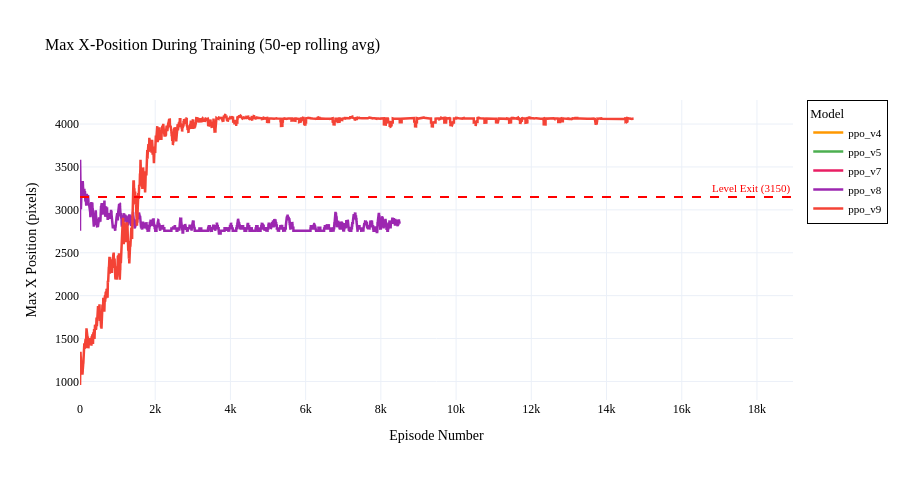

This figure's notebook cell:
### Markdown cell above
---
## 5. Distance Progression During Training

Reward is noisy and model-dependent (different reward shaping across versions). Max x-position is a cleaner metric — it directly measures how far Mario got in the level. The 3150px threshold is the level exit.

### Code cell
if not episodes_df.empty:
    # Focus on models that show interesting distance progression
    DISTANCE_MODELS = [m for m in ['ppo_v4', 'ppo_v5', 'ppo_v7', 'ppo_v8', 'ppo_v9']
                       if m in episodes_df['model'].unique()]

    fig = go.Figure()

    # Completion threshold
    fig.add_hline(
        y=COMPLETION_THRESHOLD,
        line_dash='dash',
        line_color='red',
        annotation_text='Level Exit (3150)',
        annotation_position='top right',
        annotation_font=dict(color='red', size=11),
    )

    for model in DISTANCE_MODELS:
        df_m = (episodes_df[episodes_df['model'] == model]
                .sort_values('episode_number')
                .copy())
        df_m['xpos_smooth'] = df_m['max_x_pos'].rolling(50, min_periods=1).mean()

        color = MODEL_COLORS.get(model, '#888888')
        fig.add_trace(go.Scatter(
            x=df_m['episode_number'],
            y=df_m['xpos_smooth'],
            mode='lines',
            line=dict(color=color, width=2.5),
            name=model,
        ))

    fig.update_layout(
        title=dict(text='Max X-Position During Training (50-ep rolling avg)', font=dict(size=16)),
        xaxis_title='Episode Number',
        yaxis_title='Max X Position (pixels)',
        legend=dict(
            title='Model',
            bgcolor='rgba(255,255,255,0.9)',
            bordercolor='black',
            borderwidth=1,
            font=dict(size=11, color='black'),
        ),
        height=480,
        template='plotly_white',
        hovermode='x unified',
        font=dict(family='serif', size=12, color='black'),
    )
    fig.show()
else:
    print('No episode data available — skipping distance progression plot.')

### Figure 1 — Plotly figure (JSON) as saved in the notebook; plotly's stock layout.template omitted (floating-point values rounded to 4 significant figures; data arrays with more than 128 entries replaced by an {"elided": "..."} marker saying what was removed)
{"data": [{"line": {"color": "#FF9800", "width": 2.5}, "mode": "lines", "name": "ppo_v4", "type": "scatter", "x": {"elided": "18196 int values"}, "y": {"elided": "18196 float values"}}, {"line": {"color": "#4CAF50", "width": 2.5}, "mode": "lines", "name": "ppo_v5", "type": "scatter", "x": {"elided": "12008 int values"}, "y": {"elided": "12008 float values"}}, {"line": {"color": "#E91E63", "width": 2.5}, "mode": "lines", "name": "ppo_v7", "type": "scatter", "x": {"elided": "16571 int values"}, "y": {"elided": "16571 float values"}}, {"line": {"color": "#9C27B0", "width": 2.5}, "mode": "lines", "name": "ppo_v8", "type": "scatter", "x": {"elided": "8496 int values"}, "y": {"elided": "8496 float values"}}, {"line": {"color": "#F44336", "width": 2.5}, "mode": "lines", "name": "ppo_v9", "type": "scatter", "x": {"elided": "14720 int values"}, "y": {"elided": "14720 float values"}}], "layout": {"annotations": [{"font": {"color": "red", "size": 11}, "showarrow": false, "text": "Level Exit (3150)", "x": 1, "xanchor": "right", "xref": "x domain", "y": 3150, "yanchor": "bottom", "yref": "y"}], "font": {"color": "black", "family": "serif", "size": 12}, "height": 480, "hovermode": "x unified", "legend": {"bgcolor": "rgba(255,255,255,0.9)", "bordercolor": "black", "borderwidth": 1, "font": {"color": "black", "size": 11}, "title": {"text": "Model"}}, "shapes": [{"line": {"color": "red", "dash": "dash"}, "type": "line", "x0": 0, "x1": 1, "xref": "x domain", "y0": 3150, "y1": 3150, "yref": "y"}], "title": {"font": {"size": 16}, "text": "Max X-Position During Training (50-ep rolling avg)"}, "xaxis": {"title": {"text": "Episode Number"}}, "yaxis": {"title": {"text": "Max X Position (pixels)"}}}}
